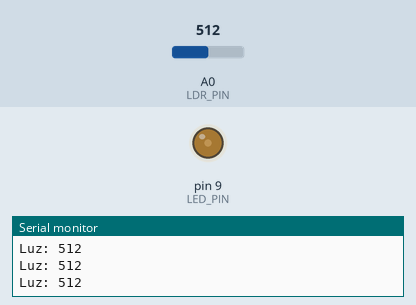
This sketch was run on a simulated Arduino Uno, built with avr-gcc and run on an emulated ATmega328P. On the bench: output pins drawn as LEDs (lit = HIGH), the last lines printed to the serial monitor. The inputs (shaded band) are chosen by the test bench; at power-on: A0 (LDR_PIN) = 512.

Above: at 1.2 s.
1.3 s: A0 (LDR_PIN) set to 306
At 1.7 s:
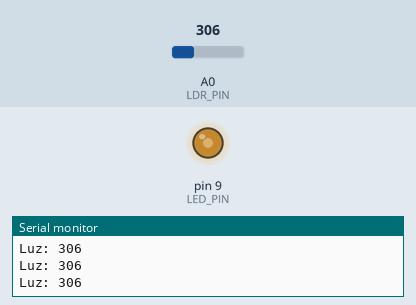
2.8 s: A0 (LDR_PIN) set to 1023
At 3.3 s:
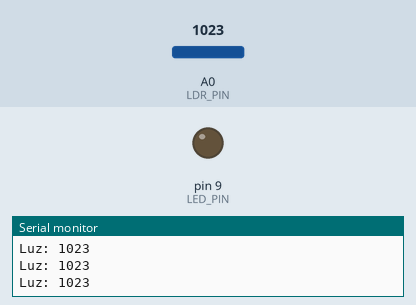
4.3 s: A0 (LDR_PIN) set to 971
5.8 s: A0 (LDR_PIN) set to 949
At 6.5 s:
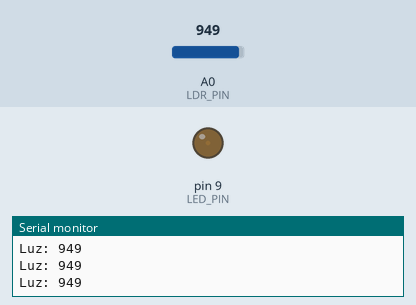
7.3 s: A0 (LDR_PIN) set to 122
At 8.5 s:
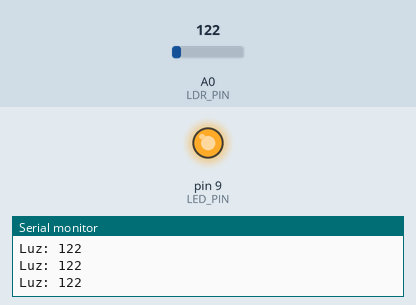
8.8 s: A0 (LDR_PIN) set to 290
11.8 s: A0 (LDR_PIN) set to 315
At 12.2 s:
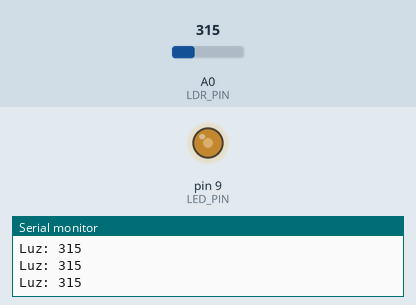
Timing chart, 0 to 14.3 s (numbered marks = the images above; inputs shaded):
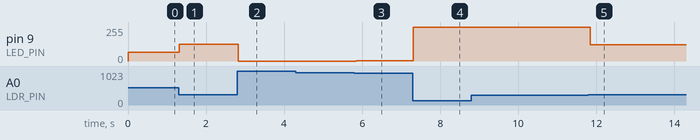

Measured:
- the behaviour switches between 296 and 297 on A0 (LDR_PIN) (found by bisection; images 4 and 5)
- after the input at 1.3 s, pin 9 (LED_PIN): 64/255 → 125/255 at once
- after the input at 2.8 s, pin 9 (LED_PIN): 125/255 → 0/255 at once
- after the input at 5.8 s, pin 9 (LED_PIN): 0/255 → 1/255 after 0.05 s
- after the input at 7.3 s, pin 9 (LED_PIN): 1/255 → 255/255 at once
- after the input at 11.8 s, pin 9 (LED_PIN): 255/255 → 122/255 after 0.05 s

The sketch:

detector_luz.ino
```cpp
#define LDR_PIN A0
#define LED_PIN 9

void setup() {
  pinMode(LED_PIN, OUTPUT);
  Serial.begin(9600);
}

void loop() {
  int luz = analogRead(LDR_PIN); // 0 - 1023

  Serial.print("Luz: ");
  Serial.println(luz);

  // Invertimos:
  // más luz ambiental a menos LED
  int brillo = map(luz, 0, 1023, 255, 0);

  // hacer curva más agresiva
  brillo = (brillo * brillo) / 255;

  analogWrite(LED_PIN, brillo);

  delay(50);
}
```
